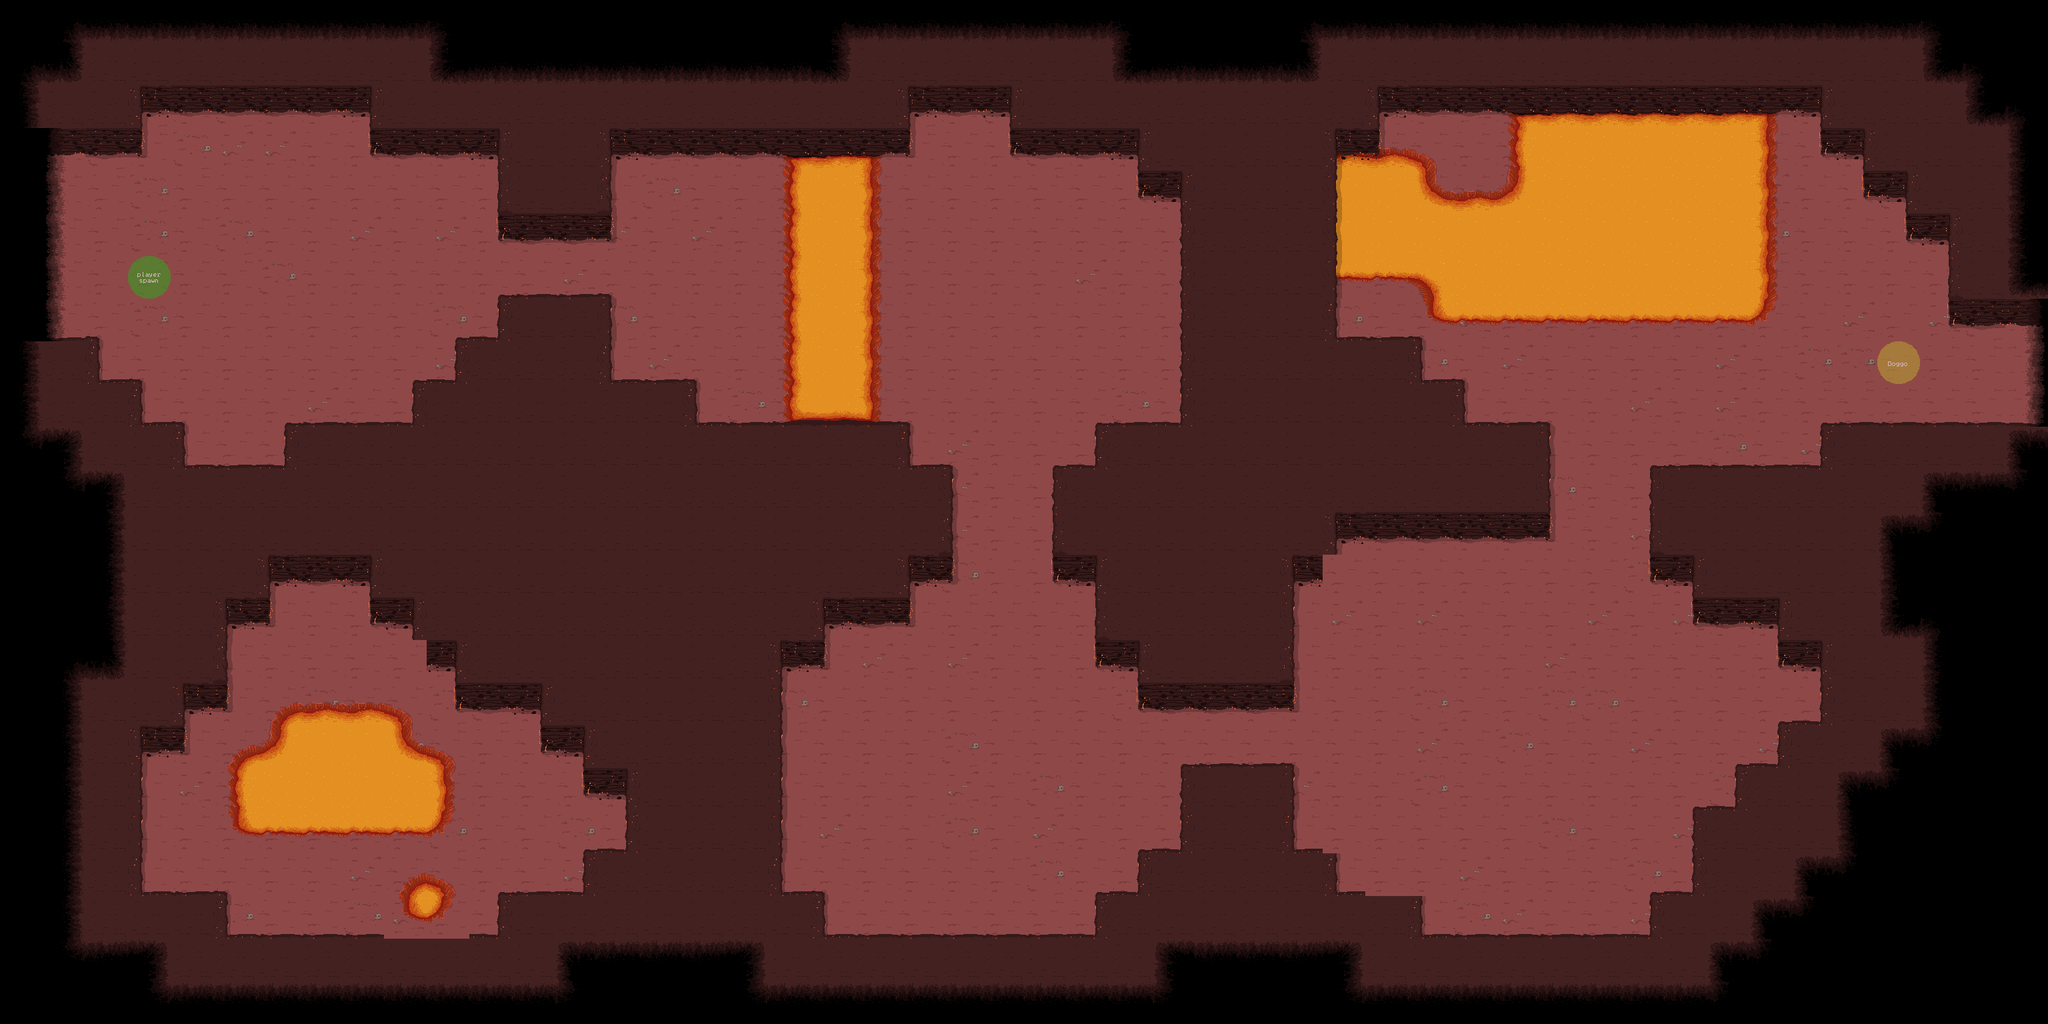

Rendered tile map (Tiled .tmx) drawn with the repository's tilesets; below, a short description and the map source with its tile grids summarised:
An orthogonal 48x24 tile map with 64x64 px tiles, 4 tile layers (0, 1, 2, markers) and 113 objects (15x vase, 8x enemy_1, 8x button, 5x door, 5x instructions).

<map version="1.8" tiledversion="1.8.4" orientation="orthogonal" renderorder="right-down" width="48" height="24" tilewidth="64" tileheight="64" infinite="0" nextlayerid="8" nextobjectid="179">
 <editorsettings>
  <export target="level 1-0.json" format="json" />
 </editorsettings>
 <tileset firstgid="1" name="tiles 1" tilewidth="64" tileheight="64" tilecount="90" columns="10">
  <image source="tiles.png" width="640" height="576" />
  <tile id="0">
   <properties>
    <property name="collides" type="bool" value="true" />
   </properties>
   <objectgroup draworder="index" id="2">
    <object id="1" x="43.1818" y="58.4545" width="20.4545" height="5.45455" />
   </objectgroup>
  </tile>
  <tile id="1">
   <properties>
    <property name="collides" type="bool" value="true" />
   </properties>
   <objectgroup draworder="index" id="2">
    <object id="1" x="-0.0909091" y="58.0909" width="64.0909" height="5.90909" />
   </objectgroup>
  </tile>
  <tile id="2">
   <properties>
    <property name="collides" type="bool" value="true" />
   </properties>
   <objectgroup draworder="index" id="2">
    <object id="1" x="-0.0909091" y="57" width="63.9091" height="6.90909" />
   </objectgroup>
  </tile>
  <tile id="3">
   <properties>
    <property name="collides" type="bool" value="true" />
   </properties>
   <objectgroup draworder="index" id="2">
    <object id="1" x="0.272727" y="56.8182" width="20.6364" height="7" />
   </objectgroup>
  </tile>
  <tile id="5">
   <properties>
    <property name="enemy_2" type="bool" value="true" />
   </properties>
  </tile>
  <tile id="6">
   <properties>
    <property name="enemy_3" type="bool" value="true" />
   </properties>
  </tile>
  <tile id="7">
   <properties>
    <property name="dog" type="bool" value="true" />
   </properties>
  </tile>
  <tile id="10">
   <properties>
    <property name="collides" type="bool" value="true" />
   </properties>
   <objectgroup draworder="index" id="2">
    <object id="1" x="-0.181818" y="-0.0909091" width="42.4545" height="41" />
    <object id="2" x="42.2727" y="-0.181818" width="21.9091" height="64" />
   </objectgroup>
  </tile>
  <tile id="11">
   <properties>
    <property name="deadly" type="bool" value="true" />
   </properties>
   <objectgroup draworder="index" id="2">
    <object id="1" x="-0.0796317" y="0" width="63.9443" height="63.8646" />
   </objectgroup>
  </tile>
  <tile id="12">
   <properties>
    <property name="collides" type="bool" value="true" />
   </properties>
   <objectgroup draworder="index" id="2">
    <object id="1" x="-0.181818" y="-0.272727" width="21.2727" height="64.3636" />
    <object id="2" x="21.3636" y="0" width="42.6364" height="40.9091" />
   </objectgroup>
  </tile>
  <tile id="13">
   <properties>
    <property name="collides" type="bool" value="true" />
   </properties>
   <objectgroup draworder="index" id="2">
    <object id="1" x="-0.363636" y="-0.181818" width="20.4545" height="39.1818" />
   </objectgroup>
  </tile>
  <tile id="15">
   <properties>
    <property name="enemy_1" type="bool" value="true" />
   </properties>
  </tile>
  <tile id="16">
   <properties>
    <property name="player_spawn" type="bool" value="true" />
   </properties>
  </tile>
  <tile id="17">
   <properties>
    <property name="vase" type="bool" value="true" />
   </properties>
   <objectgroup draworder="index" id="2">
    <object id="1" x="12.9003" y="-0.0796317" width="36.2324" height="63.785" />
   </objectgroup>
  </tile>
  <tile id="18">
   <properties>
    <property name="dasher" type="bool" value="true" />
   </properties>
  </tile>
  <tile id="19">
   <properties>
    <property name="collides" type="bool" value="true" />
   </properties>
   <objectgroup draworder="index" id="2">
    <object id="1" x="0.159263" y="59.0867" width="63.6257" height="4.61864" />
   </objectgroup>
  </tile>
  <tile id="20">
   <properties>
    <property name="collides" type="bool" value="true" />
   </properties>
   <objectgroup draworder="index" id="2">
    <object id="1" x="42.9091" y="-0.0909091" width="21.0909" height="64.1818" />
   </objectgroup>
  </tile>
  <tile id="21">
   <properties>
    <property name="deadly" type="bool" value="true" />
   </properties>
   <objectgroup draworder="index" id="2">
    <object id="1" x="0.0796317" y="0" width="64.0239" height="63.7054" />
   </objectgroup>
  </tile>
  <tile id="22">
   <properties>
    <property name="collides" type="bool" value="true" />
   </properties>
   <objectgroup draworder="index" id="2">
    <object id="1" x="-0.0909091" y="0" width="21.1818" height="64.0909" />
   </objectgroup>
  </tile>
  <tile id="23">
   <properties>
    <property name="collides" type="bool" value="true" />
   </properties>
   <objectgroup draworder="index" id="2">
    <object id="1" x="43.0011" y="0.0796317" width="20.8635" height="63.785" />
    <object id="2" x="-0.0796317" y="57.0959" width="42.6826" height="6.68906" />
   </objectgroup>
  </tile>
  <tile id="24">
   <properties>
    <property name="collides" type="bool" value="true" />
   </properties>
   <objectgroup draworder="index" id="2">
    <object id="1" x="0.238895" y="0.0796317" width="20.4653" height="63.785" />
    <object id="2" x="21.2617" y="57.0959" width="42.6826" height="6.84833" />
   </objectgroup>
  </tile>
  <tile id="26">
   <properties>
    <property name="deadly" type="bool" value="true" />
   </properties>
   <objectgroup draworder="index" id="2">
    <object id="1" x="0.0796317" y="-0.159263" width="63.785" height="63.9443" />
   </objectgroup>
  </tile>
  <tile id="27">
   <properties>
    <property name="deadly" type="bool" value="true" />
   </properties>
   <objectgroup draworder="index" id="2">
    <object id="1" x="0" y="0.0796317" width="63.9443" height="63.7054" />
   </objectgroup>
  </tile>
  <tile id="28">
   <properties>
    <property name="deadly" type="bool" value="true" />
   </properties>
   <objectgroup draworder="index" id="2">
    <object id="1" x="0.238895" y="0.159263" width="63.3072" height="63.6257" />
   </objectgroup>
  </tile>
  <tile id="29">
   <properties>
    <property name="collides" type="bool" value="true" />
   </properties>
   <objectgroup draworder="index" id="2">
    <object id="1" x="-0.0796317" y="0.0796317" width="64.0239" height="38.9399" />
   </objectgroup>
  </tile>
  <tile id="30">
   <properties>
    <property name="collides" type="bool" value="true" />
   </properties>
   <objectgroup draworder="index" id="2">
    <object id="1" x="43.1818" y="0" width="20.8182" height="64" />
   </objectgroup>
  </tile>
  <tile id="31">
   <properties>
    <property name="deadly" type="bool" value="true" />
   </properties>
   <objectgroup draworder="index" id="2">
    <object id="1" x="-0.0796317" y="0.0796317" width="64.1832" height="63.785" />
   </objectgroup>
  </tile>
  <tile id="32">
   <properties>
    <property name="collides" type="bool" value="true" />
   </properties>
   <objectgroup draworder="index" id="2">
    <object id="1" x="-0.0909091" y="-0.0909091" width="21" height="63.9091" />
   </objectgroup>
  </tile>
  <tile id="33">
   <properties>
    <property name="deadly" type="bool" value="true" />
   </properties>
   <objectgroup draworder="index" id="2">
    <object id="1" x="0.0796317" y="0" width="63.7054" height="64.0239" />
   </objectgroup>
  </tile>
  <tile id="34">
   <properties>
    <property name="deadly" type="bool" value="true" />
   </properties>
   <objectgroup draworder="index" id="2">
    <object id="1" x="-0.0796317" y="-0.159263" width="63.785" height="64.1832" />
   </objectgroup>
  </tile>
  <tile id="35">
   <properties>
    <property name="collides" type="bool" value="true" />
   </properties>
  </tile>
  <tile id="36">
   <properties>
    <property name="deadly" type="bool" value="true" />
   </properties>
   <objectgroup draworder="index" id="2">
    <object id="1" x="0.238895" y="0.0796317" width="63.785" height="63.785" />
   </objectgroup>
  </tile>
  <tile id="37">
   <properties>
    <property name="deadly" type="bool" value="true" />
   </properties>
   <objectgroup draworder="index" id="2">
    <object id="1" x="0.238895" y="-0.0796317" width="64.1035" height="64.2628" />
   </objectgroup>
  </tile>
  <tile id="38">
   <properties>
    <property name="deadly" type="bool" value="true" />
   </properties>
   <objectgroup draworder="index" id="2">
    <object id="1" x="-0.0796317" y="0.0796317" width="63.8646" height="63.3868" />
   </objectgroup>
  </tile>
  <tile id="39">
   <properties>
    <property name="collides" type="bool" value="true" />
   </properties>
   <objectgroup draworder="index" id="2">
    <object id="2" x="-10.6308" y="-0.2389" width="32.2508" height="64.0239" />
   </objectgroup>
  </tile>
  <tile id="40">
   <properties>
    <property name="collides" type="bool" value="true" />
   </properties>
   <objectgroup draworder="index" id="2">
    <object id="1" x="43" y="0" width="21" height="39.9091" />
   </objectgroup>
  </tile>
  <tile id="41">
   <properties>
    <property name="collides" type="bool" value="true" />
   </properties>
   <objectgroup draworder="index" id="2">
    <object id="1" x="-0.0909091" y="-0.181818" width="64.1818" height="39.0909" />
   </objectgroup>
  </tile>
  <tile id="42">
   <properties>
    <property name="collides" type="bool" value="true" />
   </properties>
   <objectgroup draworder="index" id="2">
    <object id="1" x="0" y="-0.0909091" width="21" height="38.6364" />
   </objectgroup>
  </tile>
  <tile id="45">
   <properties>
    <property name="collides" type="bool" value="true" />
   </properties>
   <objectgroup draworder="index" id="2">
    <object id="1" x="-0.159263" y="0.159263" width="64.2628" height="37.7454" />
   </objectgroup>
  </tile>
  <tile id="46">
   <properties>
    <property name="deadly" type="bool" value="true" />
   </properties>
   <objectgroup draworder="index" id="2">
    <object id="1" x="0.159263" y="0.0796317" width="63.785" height="63.785" />
   </objectgroup>
  </tile>
  <tile id="47">
   <properties>
    <property name="deadly" type="bool" value="true" />
   </properties>
   <objectgroup draworder="index" id="2">
    <object id="1" x="0.318527" y="0" width="63.5461" height="63.6257" />
   </objectgroup>
  </tile>
  <tile id="48">
   <properties>
    <property name="deadly" type="bool" value="true" />
   </properties>
   <objectgroup draworder="index" id="2">
    <object id="1" x="0.398159" y="-0.0796317" width="63.3868" height="63.5461" />
   </objectgroup>
  </tile>
  <tile id="57">
   <properties>
    <property name="deadly" type="bool" value="true" />
   </properties>
   <objectgroup draworder="index" id="2">
    <object id="1" x="0.0796317" y="0.0796317" width="63.785" height="63.7054" />
   </objectgroup>
  </tile>
  <tile id="58">
   <properties>
    <property name="deadly" type="bool" value="true" />
   </properties>
   <objectgroup draworder="index" id="2">
    <object id="1" x="0" y="0.318527" width="63.6257" height="63.3868" />
   </objectgroup>
  </tile>
  <tile id="60">
   <properties>
    <property name="lava" type="bool" value="true" />
   </properties>
   <objectgroup draworder="index" id="2">
    <object id="5" x="46.0271" y="49.7699" width="17.8375" height="14.0948" />
   </objectgroup>
  </tile>
  <tile id="61">
   <properties>
    <property name="lava" type="bool" value="true" />
   </properties>
   <objectgroup draworder="index" id="2">
    <object id="1" x="0.398159" y="41.8863" width="63.8646" height="22.2172" />
   </objectgroup>
  </tile>
  <tile id="62">
   <properties>
    <property name="lava" type="bool" value="true" />
   </properties>
   <objectgroup draworder="index" id="3">
    <object id="2" x="0.0796317" y="48.6549" width="19.9876" height="15.6078" />
   </objectgroup>
  </tile>
  <tile id="63">
   <properties>
    <property name="lava" type="bool" value="true" />
   </properties>
   <objectgroup draworder="index" id="2">
    <object id="1" x="34.7194" y="43.5585" width="29.0656" height="20.2265" />
   </objectgroup>
  </tile>
  <tile id="64">
   <properties>
    <property name="lava" type="bool" value="true" />
   </properties>
   <objectgroup draworder="index" id="2">
    <object id="1" x="-0.0796317" y="42.5233" width="63.9443" height="21.3413" />
   </objectgroup>
  </tile>
  <tile id="65">
   <properties>
    <property name="lava" type="bool" value="true" />
   </properties>
   <objectgroup draworder="index" id="2">
    <object id="1" x="-0.318527" y="40.0547" width="29.4637" height="24.1284" />
   </objectgroup>
  </tile>
  <tile id="67">
   <properties>
    <property name="deadly" type="bool" value="true" />
   </properties>
   <objectgroup draworder="index" id="2">
    <object id="1" x="0.238895" y="-0.238895" width="63.5461" height="64.1035" />
   </objectgroup>
  </tile>
  <tile id="68">
   <properties>
    <property name="deadly" type="bool" value="true" />
   </properties>
   <objectgroup draworder="index" id="2">
    <object id="1" x="0.0796317" y="-0.0796317" width="63.6257" height="63.9443" />
   </objectgroup>
  </tile>
  <tile id="70">
   <properties>
    <property name="lava" type="bool" value="true" />
   </properties>
   <objectgroup draworder="index" id="2">
    <object id="1" x="38.3028" y="-0.238895" width="25.8007" height="63.9443" />
   </objectgroup>
  </tile>
  <tile id="71">
   <properties>
    <property name="lava" type="bool" value="true" />
   </properties>
   <objectgroup draworder="index" id="2">
    <object id="1" x="-0.0796317" y="0.159263" width="64.0239" height="63.7054" />
   </objectgroup>
  </tile>
  <tile id="72">
   <properties>
    <property name="lava" type="bool" value="true" />
   </properties>
   <objectgroup draworder="index" id="2">
    <object id="1" x="0.0796317" y="0.238895" width="27.9507" height="63.7054" />
   </objectgroup>
  </tile>
  <tile id="76">
   <properties>
    <property name="lava" type="bool" value="true" />
   </properties>
   <objectgroup draworder="index" id="2">
    <object id="1" x="-0.159263" y="0.0796317" width="27.8711" height="63.2276" />
    <object id="4" x="27.8711" y="0" width="35.8343" height="35.2768" />
   </objectgroup>
  </tile>
  <tile id="77">
   <properties>
    <property name="lava" type="bool" value="true" />
   </properties>
   <objectgroup draworder="index" id="2">
    <object id="1" x="-0.0796317" y="0" width="63.785" height="35.7546" />
    <object id="2" x="35.8343" y="35.7546" width="27.8711" height="27.8711" />
   </objectgroup>
  </tile>
  <tile id="80">
   <properties>
    <property name="lava" type="bool" value="true" />
   </properties>
   <objectgroup draworder="index" id="2">
    <object id="6" x="40.6918" y="-0.159263" width="23.1728" height="26.2784" />
   </objectgroup>
  </tile>
  <tile id="81">
   <properties>
    <property name="lava" type="bool" value="true" />
   </properties>
   <objectgroup draworder="index" id="2">
    <object id="1" x="0" y="0" width="63.7054" height="33.0472" />
   </objectgroup>
  </tile>
  <tile id="82">
   <properties>
    <property name="lava" type="bool" value="true" />
   </properties>
   <objectgroup draworder="index" id="2">
    <object id="2" x="-0.0796317" y="0.0796342" width="19.3505" height="20.8635" />
   </objectgroup>
  </tile>
  <tile id="83">
   <properties>
    <property name="lava" type="bool" value="true" />
   </properties>
   <objectgroup draworder="index" id="2">
    <object id="1" x="33.4453" y="-0.318527" width="30.5786" height="54.4681" />
   </objectgroup>
  </tile>
  <tile id="84">
   <properties>
    <property name="lava" type="bool" value="true" />
   </properties>
   <objectgroup draworder="index" id="2">
    <object id="1" x="0.159263" y="-0.0796317" width="63.5461" height="53.6718" />
   </objectgroup>
  </tile>
  <tile id="85">
   <properties>
    <property name="lava" type="bool" value="true" />
   </properties>
   <objectgroup draworder="index" id="2">
    <object id="1" x="0.238895" y="0.0796317" width="28.3489" height="54.7866" />
   </objectgroup>
  </tile>
  <tile id="86">
   <properties>
    <property name="lava" type="bool" value="true" />
   </properties>
   <objectgroup draworder="index" id="2">
    <object id="1" x="0" y="0" width="28.5081" height="64.3424" />
    <object id="2" x="28.9063" y="42.1252" width="34.5602" height="21.2617" />
   </objectgroup>
  </tile>
  <tile id="87">
   <properties>
    <property name="lava" type="bool" value="true" />
   </properties>
   <objectgroup draworder="index" id="2">
    <object id="1" x="35.1972" y="-0.318527" width="28.4285" height="64.1035" />
    <object id="3" x="-0.159263" y="41.8066" width="35.1972" height="21.8191" />
   </objectgroup>
  </tile>
 </tileset>
 <layer id="1" name="0" width="48" height="24">
  <data>[1152 cells, 1152 non-empty, 4 distinct tile ids]</data>
 </layer>
 <layer id="2" name="1" width="48" height="24">
  <data>[1152 cells, 901 non-empty, 49 distinct tile ids]</data>
 </layer>
 <layer id="3" name="2" width="48" height="24">
  <data>[1152 cells, 19 non-empty, 6 distinct tile ids]</data>
 </layer>
 <layer id="4" name="markers" width="48" height="24" opacity="0.61">
  <data>[1152 cells, 2 non-empty, 2 distinct tile ids]</data>
 </layer>
 <objectgroup id="7" name="lights">
  <object id="127" gid="57" x="1106.67" y="720" width="312" height="378.667" />
  <object id="128" gid="57" x="2078.67" y="623.333" width="796" height="624" />
  <object id="129" gid="57" x="272" y="1366" width="496" height="400" />
  <object id="130" gid="57" x="546" y="1434" width="168" height="164" />
  <object id="131" gid="57" x="1104" y="506.667" width="312" height="378.667" />
  <object id="150" gid="57" x="1767.36" y="473.707" width="796" height="400" rotation="13.6571" />
 </objectgroup>
 <objectgroup id="6" name="enemies">
  <object id="117" name="enemy_1" gid="16" x="2442" y="1121.33" width="64" height="64">
   <properties>
    <property name="circuit" type="int" value="3" />
    <property name="invisible" type="bool" value="true" />
    <property name="room" type="int" value="2" />
   </properties>
  </object>
  <object id="119" name="enemy_1" gid="16" x="2306" y="1110" width="64" height="64">
   <properties>
    <property name="circuit" type="int" value="3" />
    <property name="invisible" type="bool" value="true" />
    <property name="room" type="int" value="2" />
   </properties>
  </object>
  <object id="120" name="enemy_1" gid="16" x="1345.76" y="1099.39" width="64" height="64">
   <properties>
    <property name="circuit" type="int" value="2" />
    <property name="room" type="int" value="1" />
   </properties>
  </object>
  <object id="121" name="enemy_1" gid="16" x="2356.67" y="996" width="64" height="64">
   <properties>
    <property name="circuit" type="int" value="3" />
    <property name="invisible" type="bool" value="true" />
    <property name="room" type="int" value="2" />
   </properties>
  </object>
  <object id="133" name="enemy_1" gid="16" x="2174.67" y="997.333" width="64" height="64">
   <properties>
    <property name="circuit" type="int" value="3" />
    <property name="invisible" type="bool" value="true" />
    <property name="room" type="int" value="2" />
   </properties>
  </object>
  <object id="134" name="enemy_1" gid="16" x="2146.67" y="1154.67" width="64" height="64">
   <properties>
    <property name="circuit" type="int" value="3" />
    <property name="invisible" type="bool" value="true" />
    <property name="room" type="int" value="2" />
   </properties>
  </object>
  <object id="135" name="enemy_1" gid="16" x="2289.33" y="1245.33" width="64" height="64">
   <properties>
    <property name="circuit" type="int" value="3" />
    <property name="invisible" type="bool" value="true" />
    <property name="room" type="int" value="2" />
   </properties>
  </object>
  </objectgroup>
 <objectgroup id="5" name="interact">
  <!-- 33 objects omitted --></objectgroup>
</map>
<!-- 34 of 113 objects omitted -->
